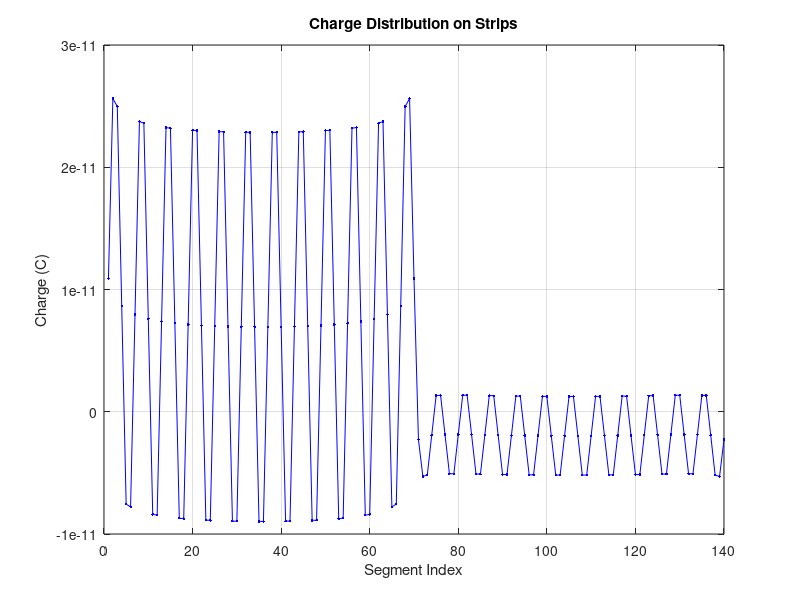

Recreate this plot in MATLAB.
function Zc = ligneruban
% Application de MoM pour calculer l'imp�dance caract�ristique
% d'une ligne de transmission ruban.

% Sp�cification des param�tres
N = 70;                     % Nombre de subdivisions par bande
Nt = 2 * N;                 % Nombre total de segments
u = 3e8;                    % Vitesse de la lumi�re
eps = 8.8541e-12;           % Permittivit� du vide
H = 2;                      % Hauteur entre les deux bandes
w = 5;                      % Largeur de la ligne ruban
Vp = 1;                     % Potentiel de la bande sup�rieure
Vn = 0;                     % Potentiel de la bande inf�rieure
Vd = Vp - Vn;               % Diff�rence de potentiel
delta = w / N;              % Largeur de chaque surface

% Calcul des milieux des sous-zones
x = zeros(1, Nt);
y = zeros(1, Nt);
for i = 1:N
    % Bande sup�rieure
    x(i) = i * delta;
    y(i) = H / 2;
    % Bande inf�rieure
    x(i + N) = x(i);
    y(i + N) = -H / 2;
end

facteur = delta / (2 * pi * eps);

% Initialisation de la matrice A
A = zeros(Nt, Nt);

% D�termination des �l�ments de [A]
for i = 1:Nt
    for j = 1:Nt
        if i == j
            A(i, j) = 0.5;
        else
            R = sqrt((x(i) - x(j))^2 + (y(i) - y(j))^2);
            A(i, j) = facteur / R;
        end
    end
end

% D�termination du vecteur second membre [V]
V = zeros(Nt, 1);
for i = 1:N
    V(i) = Vp;
    V(i + N) = Vn;
end

% R�solution du syst�me d'�quations lin�aires
Q = A \ V;

% Calcul de la charge totale sur la bande sup�rieure
Q_tot = sum(Q(1:N));

% Calcul de la capacit�
C = Q_tot / Vd;

% Calcul de l'imp�dance caract�ristique
Zc = 1 / (u * C);

% Affichage de l'imp�dance caract�ristique
disp(['Imp�dance caract�ristique Zc = ', num2str(Zc), ' Ohms']);

% Create the results directory if it doesn't exist
if ~exist('results/ligneruban', 'dir')
    mkdir('results/ligneruban');
end

% Base filename for text results
baseFilename_text = 'results/ligneruban/ligneruban_results.txt';
filename_text = baseFilename_text;
count_text = 1;

% Check if the text file exists and update the filename with a count
while exist(filename_text, 'file')
    filename_text = sprintf('results/ligneruban/ligneruban_results_%d.txt', count_text);
    count_text = count_text + 1;
end

% Open the text file for writing results
fileID_text = fopen(filename_text, 'w');

% Write variables and results to the text file
fprintf(fileID_text, 'N = %d\n', N);
fprintf(fileID_text, 'Nt = %d\n', Nt);
fprintf(fileID_text, 'u = %e\n', u);
fprintf(fileID_text, 'eps = %e\n', eps);
fprintf(fileID_text, 'H = %f\n', H);
fprintf(fileID_text, 'w = %f\n', w);
fprintf(fileID_text, 'Vp = %f\n', Vp);
fprintf(fileID_text, 'Vn = %f\n', Vn);
fprintf(fileID_text, 'Vd = %f\n', Vd);
fprintf(fileID_text, 'delta = %f\n', delta);
fprintf(fileID_text, 'Q_tot = %e\n', Q_tot);
fprintf(fileID_text, 'C = %e\n', C);
fprintf(fileID_text, 'Zc = %f Ohms\n', Zc);

% Close the text file
fclose(fileID_text);

% Create a figure to visualize the charge distribution
figure;
plot(1:Nt, Q, 'b.-');
title('Charge Distribution on Strips');
xlabel('Segment Index');
ylabel('Charge (C)');
grid on;

% Base filename for image results
baseFilename_image = 'results/ligneruban/ligneruban_charge_distribution';
filename_image = baseFilename_image;
count_image = 1;

% Check if the image file exists and update the filename with a count
while exist([filename_image '.png'], 'file')
    filename_image = sprintf('results/ligneruban/ligneruban_charge_distribution_%d', count_image);
    count_image = count_image + 1;
end

% Save the charge distribution plot as an image
saveas(gcf, [filename_image '.png']);
